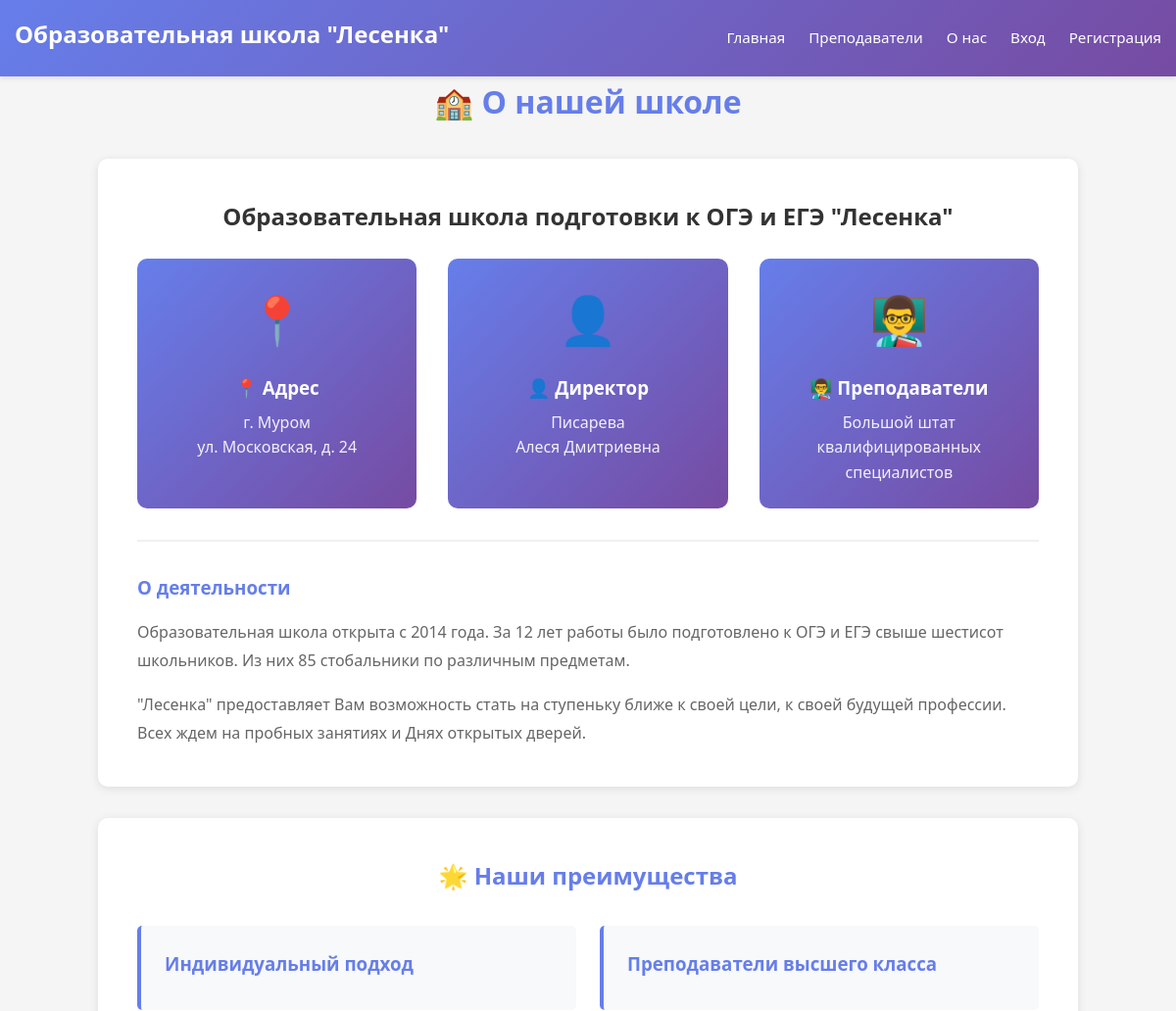
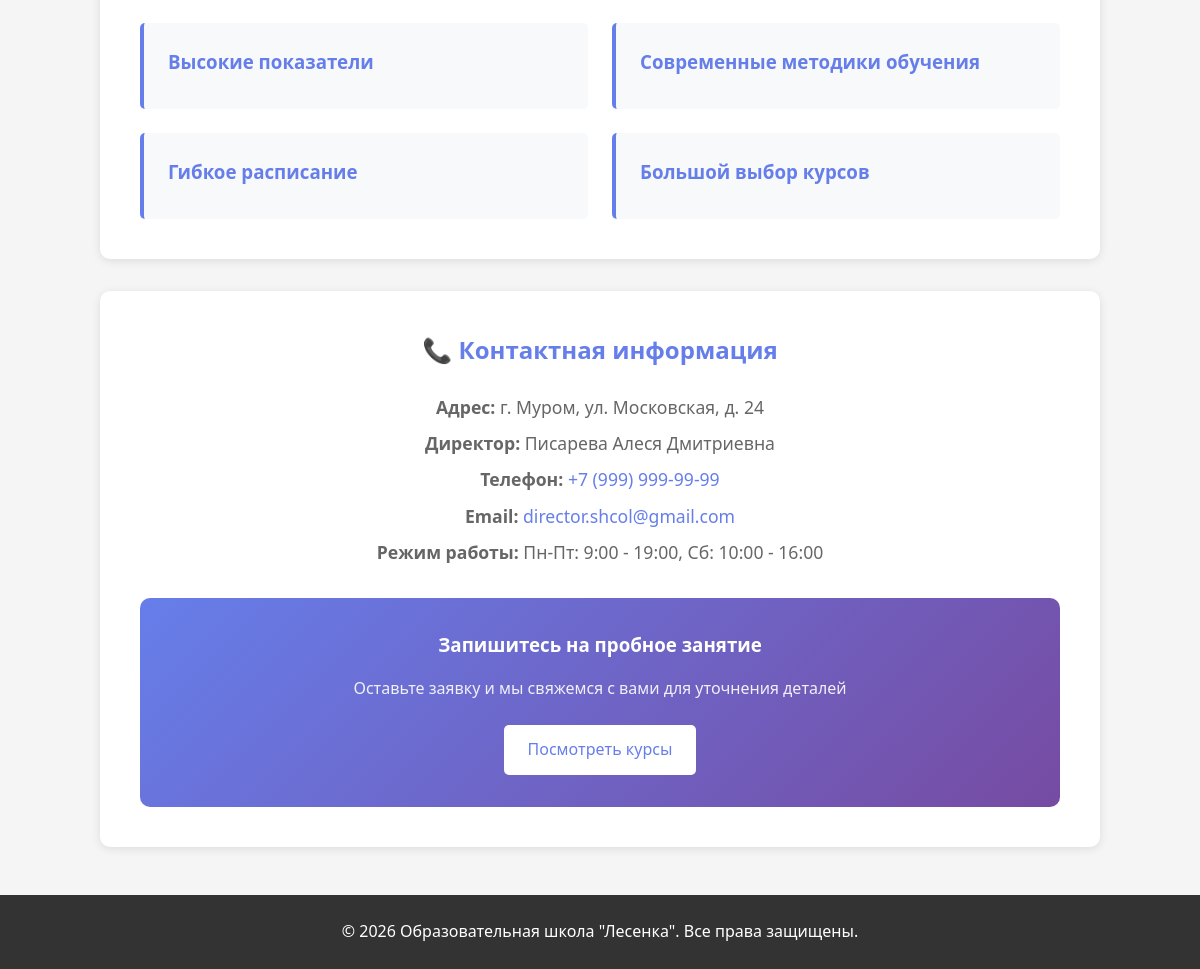
The page /about/ on the database its author committed (2 pictures, top to bottom).
### main/models.py (models this page shows, shortened)
class AboutPage(models.Model):
    page_title = models.CharField(max_length=255, default="🏫 О нашей школе", verbose_name="Заголовок страницы")
    main_heading = models.CharField(max_length=255, default="Образовательная школа подготовки к ОГЭ и ЕГЭ",  verbose_name="Главный заголовок")
    address_title = models.CharField(max_length=100, default="📍 Адрес", verbose_name="Заголовок: Адрес")
    address_content = models.TextField(default="г. Муром\nул. Московская, д. 24", verbose_name="Содержимое: Адрес")
    director_title = models.CharField(max_length=100, default="👤 Директор", verbose_name="Заголовок: Директор")
    director_content = models.TextField(default="Писарева\nАлеся Дмитриевна", verbose_name="Содержимое: Директор")
    teachers_title = models.CharField(max_length=100, default="👨‍🏫 Преподаватели", verbose_name="Заголовок: Преподаватели")
    teachers_content = models.TextField(default="Большой штат\nквалифицированных специалистов", verbose_name="Содержимое: Преподаватели")
    about_heading = models.CharField(max_length=255, default="📚 О нашей деятельности", verbose_name="Заголовок: О деятельности")
    about_paragraph1 = models.TextField(default="Наша образовательная школа специализируется на подготовке учащихся к успешной сдаче ОГЭ и ЕГЭ...", verbose_name="Первый абзац")
    about_paragraph2 = models.TextField(default="Благодаря современному подходу к обучению...", verbose_name="Второй абзац")
    advantages_heading = models.CharField(max_length=255, default="🌟 Наши преимущества", verbose_name="Заголовок: Преимущества")
    advantages = models.JSONField(
        default=list,
        blank=True,
        verbose_name="Список преимуществ",
        help_text='Формат: [{"title": "🎯 Заголовок", "desc": "Описание"}]'
    )
    contacts_heading = models.CharField(max_length=255, default="📞 Контактная информация", verbose_name="Заголовок: Контакты")
    contact_address = models.CharField(max_length=255, default="г. Муром, ул. Московская, д. 24", verbose_name="Адрес")
    contact_director = models.CharField(max_length=255, default="Писарева Алеся Дмитриевна", verbose_name="Директор")
    contact_phone = models.CharField(max_length=50, default="+7 (999) 999-99-99", verbose_name="Телефон")
    contact_email = models.EmailField(default="director.shcol@gmail.com", verbose_name="Email")
    contact_schedule = models.CharField(max_length=255, default="Пн-Пт: 9:00 - 19:00, Сб: 10:00 - 16:00", verbose_name="Режим работы")
    class Meta:
        db_table = 'about_page'
        verbose_name = 'Страница "О нас"'
        verbose_name_plural = 'Страница "О нас"'
    @classmethod
    def get_content(cls):
        obj, created = cls.objects.get_or_create(pk=1)
        return obj

### main/views.py (the view)
# urls.py: path('about/', views.about, name='about'),
def about(request):
    about_content = AboutPage.get_content()
    import json
    try:
        advantages = json.loads(about_content.advantages) if isinstance(about_content.advantages, str) else about_content.advantages
    except:
        advantages = []
    context = {
        'about': about_content,
        'advantages': advantages,
    }
    return render(request, 'main/about.html', context)

### main/templates/main/about.html (shortened to what this page needs)
{% extends 'main/base.html' %}
{% block content %}
<div style="max-width: 1000px; margin: 0 auto;">
    <h1 style="color: #667eea; margin-bottom: 2rem; text-align: center;">{{ about.page_title }}</h1>
    <div style="background: white; border-radius: 10px; padding: 2.5rem; box-shadow: 0 2px 10px rgba(0,0,0,0.1); margin-bottom: 2rem;">
        <h2 style="color: #333; margin-bottom: 1.5rem; text-align: center;">{{ about.main_heading }}</h2>
        <div style="display: grid; grid-template-columns: repeat(auto-fit, minmax(250px, 1fr)); gap: 2rem; margin-bottom: 2rem;">
            <div style="background: linear-gradient(135deg, #667eea 0%, #764ba2 100%); color: white; padding: 1.5rem; border-radius: 10px; text-align: center;">
                <div style="font-size: 3rem; margin-bottom: 1rem;">📍</div>
                <h3 style="margin-bottom: 0.5rem;">{{ about.address_title }}</h3>
                <p style="margin: 0; opacity: 0.9; white-space: pre-line;">{{ about.address_content }}</p>
            </div>
            <div style="background: linear-gradient(135deg, #667eea 0%, #764ba2 100%); color: white; padding: 1.5rem; border-radius: 10px; text-align: center;">
                <div style="font-size: 3rem; margin-bottom: 1rem;">👤</div>
                <h3 style="margin-bottom: 0.5rem;">{{ about.director_title }}</h3>
                <p style="margin: 0; opacity: 0.9; white-space: pre-line;">{{ about.director_content }}</p>
            </div>
            <div style="background: linear-gradient(135deg, #667eea 0%, #764ba2 100%); color: white; padding: 1.5rem; border-radius: 10px; text-align: center;">
                <div style="font-size: 3rem; margin-bottom: 1rem;">👨‍🏫</div>
                <h3 style="margin-bottom: 0.5rem;">{{ about.teachers_title }}</h3>
                <p style="margin: 0; opacity: 0.9; white-space: pre-line;">{{ about.teachers_content }}</p>
            </div>
        </div>
        <div style="border-top: 2px solid #f0f0f0; padding-top: 2rem;">
            <h3 style="color: #667eea; margin-bottom: 1rem;">{{ about.about_heading }}</h3>
            <p style="color: #666; line-height: 1.8; margin-bottom: 1rem;">
                {{ about.about_paragraph1 }}
            </p>
            <p style="color: #666; line-height: 1.8;">
                {{ about.about_paragraph2 }}
            </p>
        </div>
    </div>
    <div style="background: white; border-radius: 10px; padding: 2.5rem; box-shadow: 0 2px 10px rgba(0,0,0,0.1); margin-bottom: 2rem;">
        <h2 style="color: #667eea; margin-bottom: 2rem; text-align: center;">{{ about.advantages_heading }}</h2>
        <div style="display: grid; grid-template-columns: repeat(auto-fit, minmax(300px, 1fr)); gap: 1.5rem;">
            {% for item in advantages %}
            <div style="padding: 1.5rem; border-left: 4px solid #667eea; background: #f8f9fa; border-radius: 5px;">
                <h3 style="color: #667eea; margin-bottom: 0.5rem;">{{ item.title }}</h3>
            </div>
            {% endfor %}
        </div>
    </div>
    <div style="background: white; border-radius: 10px; padding: 2.5rem; box-shadow: 0 2px 10px rgba(0,0,0,0.1); margin-bottom: 2rem;">
        <h2 style="color: #667eea; margin-bottom: 1.5rem; text-align: center;">{{ about.contacts_heading }}</h2>
        <div style="text-align: center; margin-bottom: 2rem;">
            <p style="color: #666; font-size: 1.1rem; margin-bottom: 0.5rem;">
                <strong>Адрес:</strong> {{ about.contact_address }}
            </p>
            <p style="color: #666; font-size: 1.1rem; margin-bottom: 0.5rem;">
                <strong>Директор:</strong> {{ about.contact_director }}
            </p>
            <p style="color: #666; font-size: 1.1rem; margin-bottom: 0.5rem;">
                <strong>Телефон:</strong> <a href="tel:{{ about.contact_phone|cut:' '|cut:'-'|cut:'('|cut:')' }}" style="color: #667eea; text-decoration: none;">{{ about.contact_phone }}</a>
            </p>
            <p style="color: #666; font-size: 1.1rem; margin-bottom: 0.5rem;">
                <strong>Email:</strong> <a href="mailto:{{ about.contact_email }}" style="color: #667eea; text-decoration: none;">{{ about.contact_email }}</a>
            </p>
            <p style="color: #666; font-size: 1.1rem;">
                <strong>Режим работы:</strong> {{ about.contact_schedule }}
            </p>
        </div>
        <div style="background: linear-gradient(135deg, #667eea 0%, #764ba2 100%); color: white; padding: 2rem; border-radius: 10px; text-align: center;">
            <h3 style="margin-bottom: 1rem;">Запишитесь на пробное занятие</h3>
            <p style="margin-bottom: 1.5rem; opacity: 0.9;">
                Оставьте заявку и мы свяжемся с вами для уточнения деталей
            </p>
            <a href="{% url 'index' %}" class="btn" style="background: white; color: #667eea;">
                Посмотреть курсы
            </a>
        </div>
    </div>
</div>
{% endblock %}

### main/templates/main/base.html (style rules this page uses)
* { margin: 0; padding: 0; box-sizing: border-box; }
body { font-family: 'Segoe UI', Tahoma, Geneva, Verdana, sans-serif; background-color: #f5f5f5; color: #333; line-height: 1.6; }
.btn { display: inline-block; padding: 0.75rem 1.5rem; background: linear-gradient(135deg, #667eea 0%, #764ba2 100%); color: white; text-decoration: none; border-radius: 5px; transition: transform 0.2s; border: none; cursor: pointer; font-size: 1rem; text-align: center; }

### rows shown on the page
AboutPage: page_title "🏫 О нашей школе", main_heading "Образовательная школа подготовки к ОГЭ и ЕГЭ \"Лесенка\"", address_title "📍 Адрес", address_content "г. Муром ул. Московская, д. 24", director_title "👤 Директор", director_content "Писарева Алеся Дмитриевна", teachers_title "👨‍🏫 Преподаватели", teachers_content "Большой штат квалифицированных специалистов", about_heading "О деятельности", about_paragraph1 "Образовательная школа открыта с 2014 года. За 12 лет работы было подготовлено к ОГЭ и ЕГЭ свыше шестисот школьников. Из них 85 стобальники по различным предметам.", about_paragraph2 "\"Лесенка\" предоставляет Вам возможность стать на ступеньку ближе к своей цели, к своей будущей профессии. Всех ждем на пробных занятиях и Днях открытых дверей.", advantages_heading "🌟 Наши преимущества", contacts_heading "📞 Контактная информация", contact_address "г. Муром, ул. Московская, д. 24", contact_director "Писарева Алеся Дмитриевна", contact_phone "+7 (999) 999-99-99", contact_email "director.shcol@gmail.com", contact_schedule "Пн-Пт: 9:00 - 19:00, Сб: 10:00 - 16:00"

### other values the page prints
{{ item.title }} "Индивидуальный подход" "Преподаватели высшего класса" "Высокие показатели" "Современные методики обучения" "Гибкое расписание" "Большой выбор курсов"
